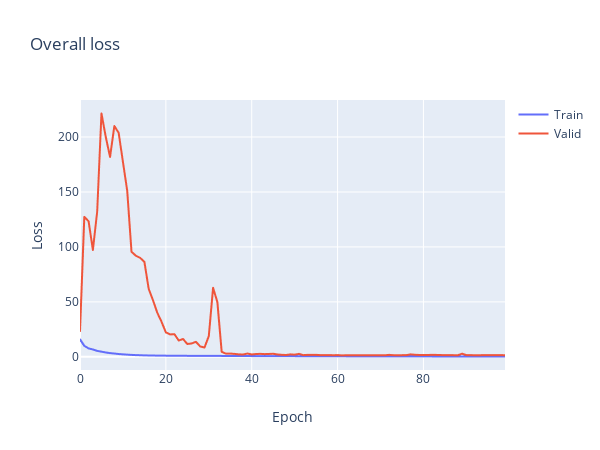

Notebook code cell kept with this figure:
### Markdown cell above
### Overall loss

### Code cell
fig = go.Figure()
fig.add_trace(go.Scattergl(
                    y=history.history['loss'],
                    name='Train'))

fig.add_trace(go.Scattergl(
                    y=history.history['val_loss'],
                    name='Valid'))


fig.update_layout(height=450, 
                  width=600,
                  title='Overall loss',
                  xaxis_title='Epoch',
                  yaxis_title='Loss')

fig.write_html('overall_loss.html', include_plotlyjs='cdn')

fig.show()
